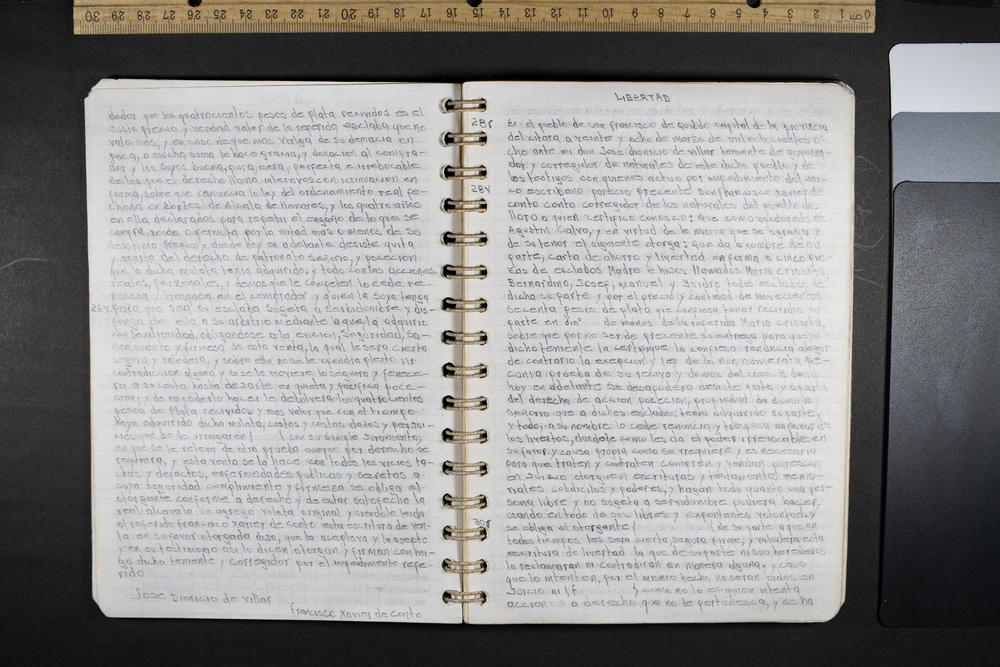
#> input picture SM_NPQ_C01_011.jpg, 1000 x 667 px, shrunk from 3000 x 2000 before the run; its folder holds only this picture in this run
$ python -i adjust_image.py   (imports and definitions only)
#> lines starting #> are read from the running program, lines starting #| are printed output that depends on the picture
import typer
from PIL import Image, ImageEnhance, UnidentifiedImageError
from pathlib import Path
from rich.console import Console
import numpy as np
import cv2
from utils.batch import BatchProcessor
from utils.files import ensure_dirs

console = Console()

def adjust_image(image: Image.Image) -> Image.Image:
    """Enhance handwritten text visibility and reduce background noise without radically changing the image."""
    img_array = np.array(image)

    # Convert to LAB color space
    lab = cv2.cvtColor(img_array, cv2.COLOR_RGB2LAB)
#> lab: shape (667, 1000, 3); mean of channels 0, 1, 2 149.8, 128.3, 128.5

    # Split the LAB image to different channels
    l, a, b = cv2.split(lab)
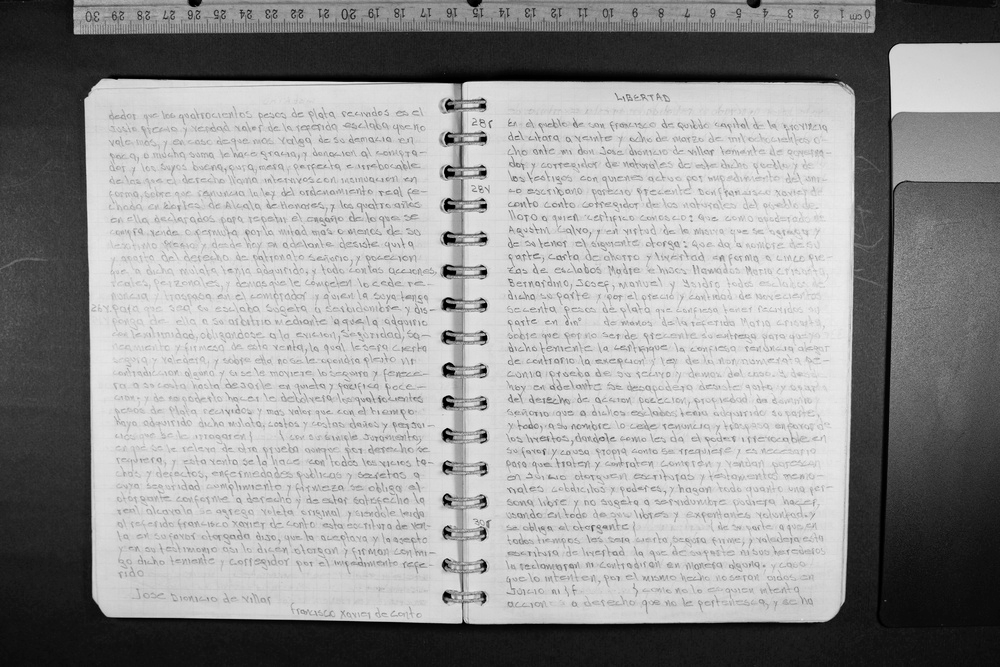
#> l: shape (667, 1000); min 0, max 244, mean 149.8
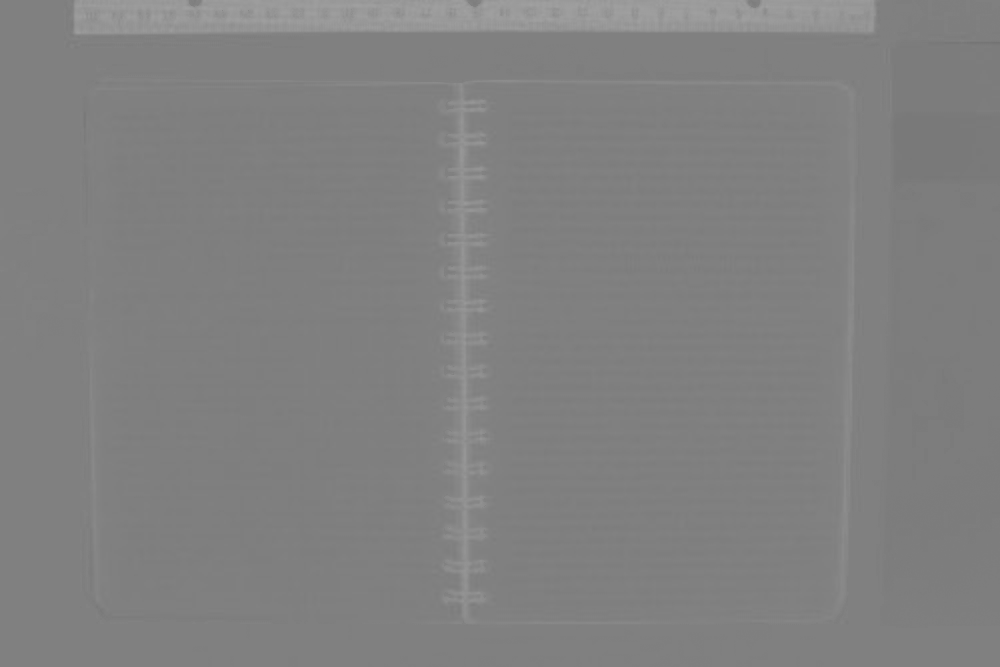
#> b: shape (667, 1000); min 115, max 161, mean 128.5

    # Apply CLAHE to L-channel with more subtle parameters
    clahe = cv2.createCLAHE(clipLimit=1.0, tileGridSize=(8, 8))
    cl = clahe.apply(l)
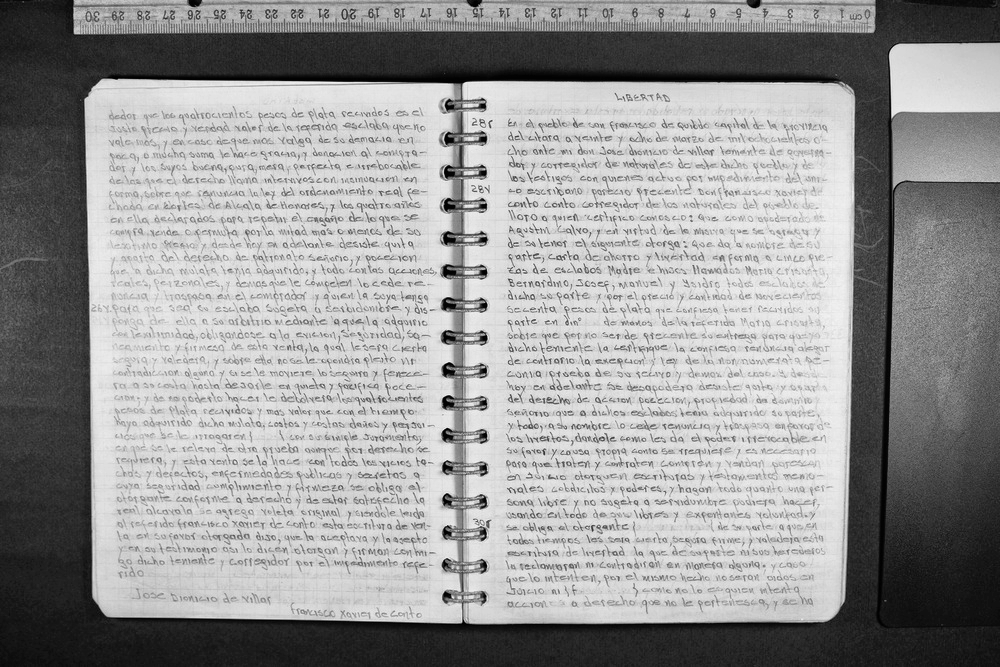
#> cl: shape (667, 1000); min 1, max 248, mean 151.2

    # Merge the CLAHE enhanced L-channel back with A and B channels
    limg = cv2.merge((cl, a, b))
#> limg: shape (667, 1000, 3); mean of channels 0, 1, 2 151.2, 128.3, 128.5

    # Convert back to RGB color space
    enhanced_img = cv2.cvtColor(limg, cv2.COLOR_LAB2RGB)
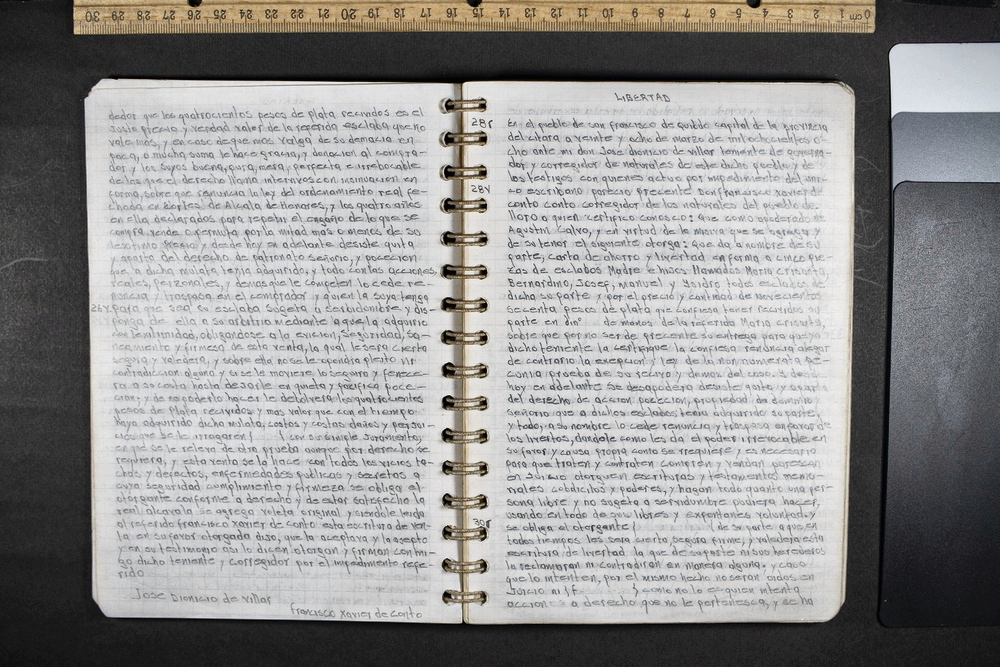
#> enhanced_img: shape (667, 1000, 3); mean R, G, B 147.5, 146.8, 145.9

    # Convert back to PIL Image
    enhanced_img = Image.fromarray(enhanced_img)

    # Further enhance contrast using PIL with more subtle enhancement
    enhancer = ImageEnhance.Contrast(enhanced_img)
    enhanced_img = enhancer.enhance(1.05)  # Slightly increase contrast
#> enhanced_img: PIL image 1000x667 RGB

    # Enhance brightness to make the background whiter with more subtle enhancement
    enhancer = ImageEnhance.Brightness(enhanced_img)
    enhanced_img = enhancer.enhance(1.02)  # Slightly increase brightness

    return enhanced_img

def process_document(file_path: str, output_folder: Path) -> dict:
    file_path = Path(file_path)
    try:
        output_path = output_folder / file_path.with_suffix('.jpg')
        if output_path.exists():
            return {
                "source": str(file_path),
                "outputs": [str(output_path)],
                "success": True,
                "skipped": True
            }

        ensure_dirs(output_path)
        img = Image.open(file_path)
        adjusted = adjust_image(img)
        adjusted.save(output_path, quality=100)

        return {
            "source": str(file_path),
            "outputs": [str(output_path)],
            "success": True
        }
    except Exception as e:
        return {
            "source": str(file_path),
            "error": str(e),
            "success": False
        }

# [12 lines that did not run here, left out]

# [2 lines not run here, left out]

>>> import cv2
>>> picture = cv2.cvtColor(cv2.imread('../SM_NPQ_C01_011.jpg'), cv2.COLOR_BGR2RGB)
>>> result = adjust_image(picture)
